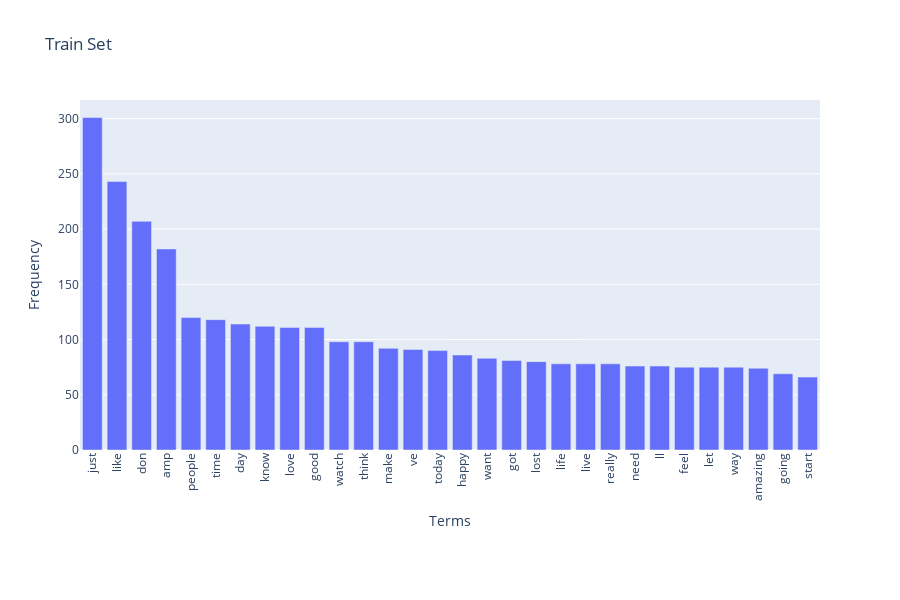
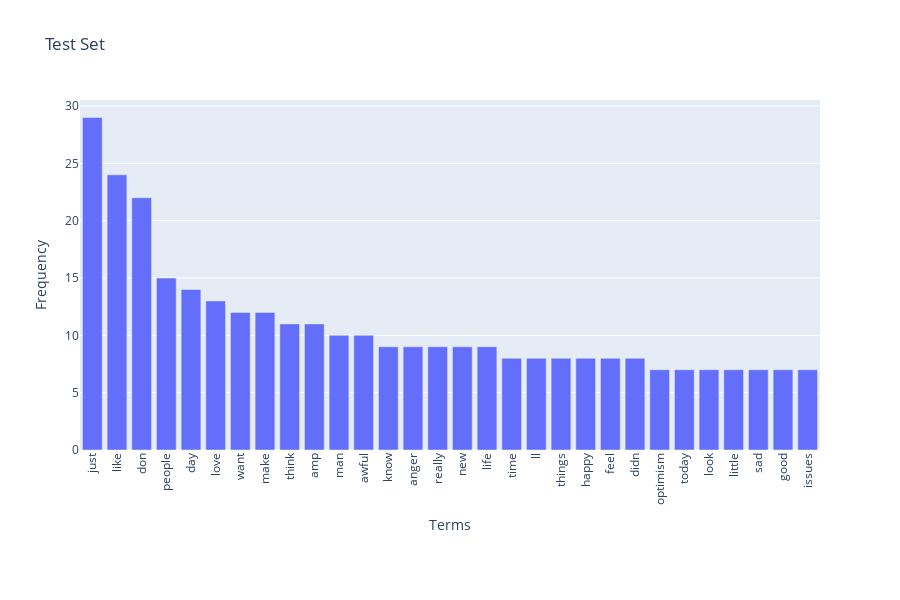

The code cell stored with these charts, in order, in its notebook:
### Markdown cell above
---
##### <a id='toc1_5_1_1_1_'></a>[**>>> Exercise 1 (Take home):**](#toc0_)
Plot word frequency for Top 30 words in both train and test dataset. (Hint: refer to DM lab 1)

### Code cell
import pandas as pd
from sklearn.feature_extraction.text import CountVectorizer
import plotly.express as px

def top_terms(df, title):
    # 文字向量化器（vectorizer）:
    count_vect = CountVectorizer(stop_words='english')
    X_counts = count_vect.fit_transform(df['text'].astype(str))

    # 計算詞彙的出現次數
    term_frequencies = X_counts.sum(axis=0).A1
    feature_names = count_vect.get_feature_names_out()

    # 建立 DataFrame 並取前 30 個詞（依頻率排序）
    df_freq = pd.DataFrame({
        'terms': feature_names,
        'frequency': term_frequencies
    }).sort_values(by='frequency', ascending=False).head(30)

    fig = px.bar(
        df_freq,
        x='terms',
        y='frequency',
        title=title,
        labels={'terms': 'Terms', 'frequency': 'Frequency'},
        height=600
    )

    # 調整圖表樣式
    fig.update_layout(
        xaxis_tickangle=-90,
        xaxis_title="Terms",
        yaxis_title="Frequency",
        showlegend=False,
        margin=dict(b=150)
    )

    fig.show()

top_terms(train_df, "Train Set")
top_terms(test_df, "Test Set")

### Figure 1 — Plotly figure (JSON) as saved in the notebook; plotly's stock layout.template omitted (floating-point values rounded to 4 significant figures)
{"data": [{"hovertemplate": "Terms=%{x}<br>Frequency=%{y}<extra></extra>", "legendgroup": "", "marker": {"color": "#636efa", "pattern": {"shape": ""}}, "name": "", "orientation": "v", "showlegend": false, "textposition": "auto", "type": "bar", "x": ["just", "like", "don", "amp", "people", "time", "day", "know", "love", "good", "watch", "think", "make", "ve", "today", "happy", "want", "got", "lost", "life", "live", "really", "need", "ll", "feel", "let", "way", "amazing", "going", "start"], "xaxis": "x", "y": [301, 243, 207, 182, 120, 118, 114, 112, 111, 111, 98, 98, 92, 91, 90, 86, 83, 81, 80, 78, 78, 78, 76, 76, 75, 75, 75, 74, 69, 66], "yaxis": "y"}], "layout": {"barmode": "relative", "height": 600, "legend": {"tracegroupgap": 0}, "margin": {"b": 150}, "showlegend": false, "title": {"text": "Train Set"}, "xaxis": {"anchor": "y", "domain": [0, 1], "tickangle": -90, "title": {"text": "Terms"}}, "yaxis": {"anchor": "x", "domain": [0, 1], "title": {"text": "Frequency"}}}}

### Figure 2 — Plotly figure (JSON) as saved in the notebook; plotly's stock layout.template omitted (floating-point values rounded to 4 significant figures)
{"data": [{"hovertemplate": "Terms=%{x}<br>Frequency=%{y}<extra></extra>", "legendgroup": "", "marker": {"color": "#636efa", "pattern": {"shape": ""}}, "name": "", "orientation": "v", "showlegend": false, "textposition": "auto", "type": "bar", "x": ["just", "like", "don", "people", "day", "love", "want", "make", "think", "amp", "man", "awful", "know", "anger", "really", "new", "life", "time", "ll", "things", "happy", "feel", "didn", "optimism", "today", "look", "little", "sad", "good", "issues"], "xaxis": "x", "y": [29, 24, 22, 15, 14, 13, 12, 12, 11, 11, 10, 10, 9, 9, 9, 9, 9, 8, 8, 8, 8, 8, 8, 7, 7, 7, 7, 7, 7, 7], "yaxis": "y"}], "layout": {"barmode": "relative", "height": 600, "legend": {"tracegroupgap": 0}, "margin": {"b": 150}, "showlegend": false, "title": {"text": "Test Set"}, "xaxis": {"anchor": "y", "domain": [0, 1], "tickangle": -90, "title": {"text": "Terms"}}, "yaxis": {"anchor": "x", "domain": [0, 1], "title": {"text": "Frequency"}}}}
